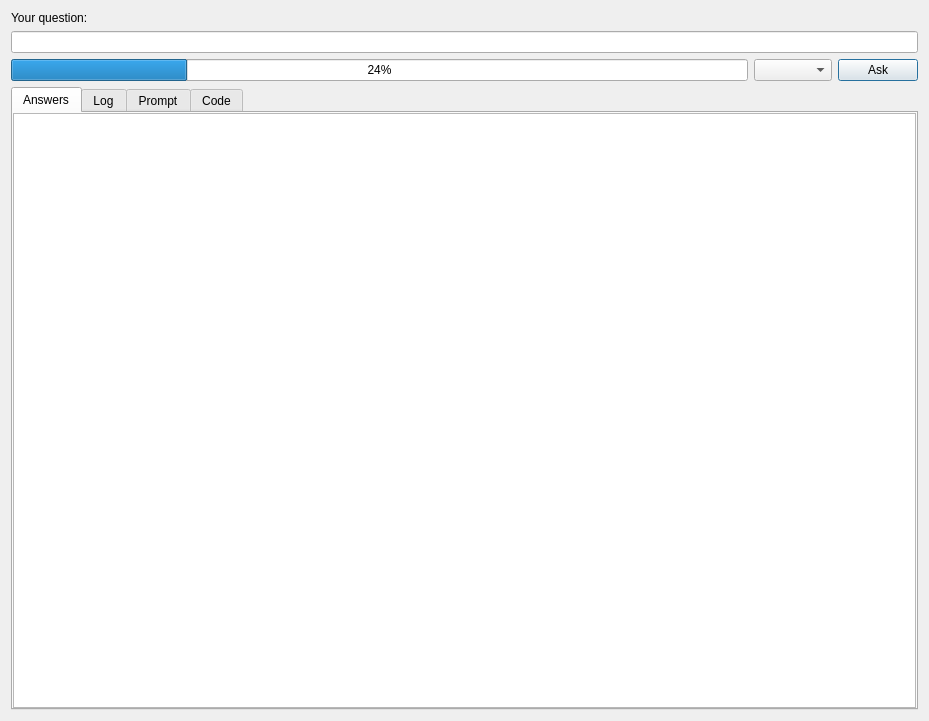
<?xml version="1.0" encoding="UTF-8"?>
<ui version="4.0">
 <class>AskGIS</class>
 <widget class="QDialog" name="AskGIS">
  <property name="geometry">
   <rect>
    <x>0</x>
    <y>0</y>
    <width>929</width>
    <height>721</height>
   </rect>
  </property>
  <property name="windowTitle">
   <string>AskGIS</string>
  </property>
  <layout class="QVBoxLayout" name="verticalLayout" stretch="0,0,0,1">
   <item>
    <widget class="QLabel" name="label">
     <property name="text">
      <string>Your question:</string>
     </property>
    </widget>
   </item>
   <item>
    <widget class="QLineEdit" name="questionEdit">
     <property name="clearButtonEnabled">
      <bool>true</bool>
     </property>
    </widget>
   </item>
   <item>
    <layout class="QHBoxLayout" name="horizontalLayout" stretch="0,1,0,0">
     <item>
      <spacer name="horizontalSpacer">
       <property name="orientation">
        <enum>Qt::Horizontal</enum>
       </property>
       <property name="sizeType">
        <enum>QSizePolicy::Expanding</enum>
       </property>
       <property name="sizeHint" stdset="0">
        <size>
         <width>0</width>
         <height>20</height>
        </size>
       </property>
      </spacer>
     </item>
     <item>
      <widget class="QProgressBar" name="progressBar">
       <property name="value">
        <number>24</number>
       </property>
      </widget>
     </item>
     <item>
      <widget class="QComboBox" name="personalityBox">
       <property name="statusTip">
        <string>Personality</string>
       </property>
       <item>
        <property name="text">
         <string/>
        </property>
       </item>
       <item>
        <property name="text">
         <string>Jarvis</string>
        </property>
       </item>
       <item>
        <property name="text">
         <string>C-3PO</string>
        </property>
       </item>
       <item>
        <property name="text">
         <string>Annoyed</string>
        </property>
       </item>
       <item>
        <property name="text">
         <string>Witty</string>
        </property>
       </item>
      </widget>
     </item>
     <item>
      <widget class="QPushButton" name="askBtn">
       <property name="text">
        <string>Ask</string>
       </property>
      </widget>
     </item>
    </layout>
   </item>
   <item>
    <widget class="QTabWidget" name="tabWidget">
     <property name="currentIndex">
      <number>0</number>
     </property>
     <widget class="QWidget" name="answersTab">
      <attribute name="title">
       <string>Answers</string>
      </attribute>
      <layout class="QGridLayout" name="gridLayout">
       <property name="leftMargin">
        <number>0</number>
       </property>
       <property name="topMargin">
        <number>0</number>
       </property>
       <property name="rightMargin">
        <number>0</number>
       </property>
       <property name="bottomMargin">
        <number>0</number>
       </property>
       <item row="0" column="0">
        <widget class="QPlainTextEdit" name="answerEdit">
         <property name="readOnly">
          <bool>true</bool>
         </property>
        </widget>
       </item>
      </layout>
     </widget>
     <widget class="QWidget" name="logTab">
      <attribute name="title">
       <string>Log</string>
      </attribute>
      <layout class="QGridLayout" name="gridLayout_3">
       <property name="leftMargin">
        <number>0</number>
       </property>
       <property name="topMargin">
        <number>0</number>
       </property>
       <property name="rightMargin">
        <number>0</number>
       </property>
       <property name="bottomMargin">
        <number>0</number>
       </property>
       <item row="0" column="0">
        <widget class="QPlainTextEdit" name="logEdit">
         <property name="readOnly">
          <bool>true</bool>
         </property>
        </widget>
       </item>
      </layout>
     </widget>
     <widget class="QWidget" name="promptPage">
      <attribute name="title">
       <string>Prompt</string>
      </attribute>
      <layout class="QGridLayout" name="gridLayout_4">
       <property name="leftMargin">
        <number>0</number>
       </property>
       <property name="topMargin">
        <number>0</number>
       </property>
       <property name="rightMargin">
        <number>0</number>
       </property>
       <property name="bottomMargin">
        <number>0</number>
       </property>
       <item row="0" column="0">
        <widget class="QPlainTextEdit" name="promptEdit"/>
       </item>
      </layout>
     </widget>
     <widget class="QWidget" name="codeTab">
      <attribute name="title">
       <string>Code</string>
      </attribute>
      <layout class="QGridLayout" name="gridLayout_2">
       <property name="leftMargin">
        <number>0</number>
       </property>
       <property name="topMargin">
        <number>0</number>
       </property>
       <property name="rightMargin">
        <number>0</number>
       </property>
       <property name="bottomMargin">
        <number>0</number>
       </property>
       <item row="0" column="0">
        <widget class="QPlainTextEdit" name="codeEdit">
         <property name="readOnly">
          <bool>true</bool>
         </property>
        </widget>
       </item>
      </layout>
     </widget>
    </widget>
   </item>
  </layout>
 </widget>
 <resources/>
 <connections>
  <connection>
   <sender>questionEdit</sender>
   <signal>returnPressed()</signal>
   <receiver>askBtn</receiver>
   <slot>click()</slot>
   <hints>
    <hint type="sourcelabel">
     <x>820</x>
     <y>50</y>
    </hint>
    <hint type="destinationlabel">
     <x>887</x>
     <y>79</y>
    </hint>
   </hints>
  </connection>
 </connections>
</ui>
